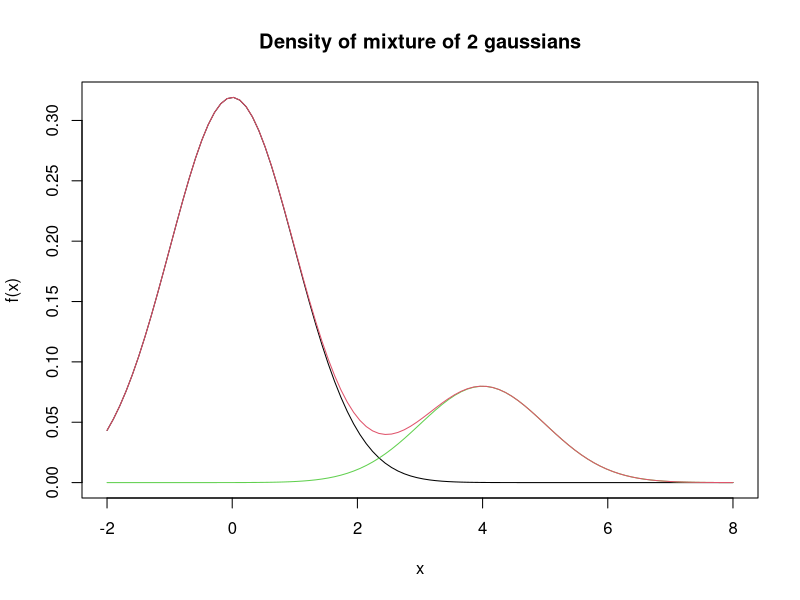
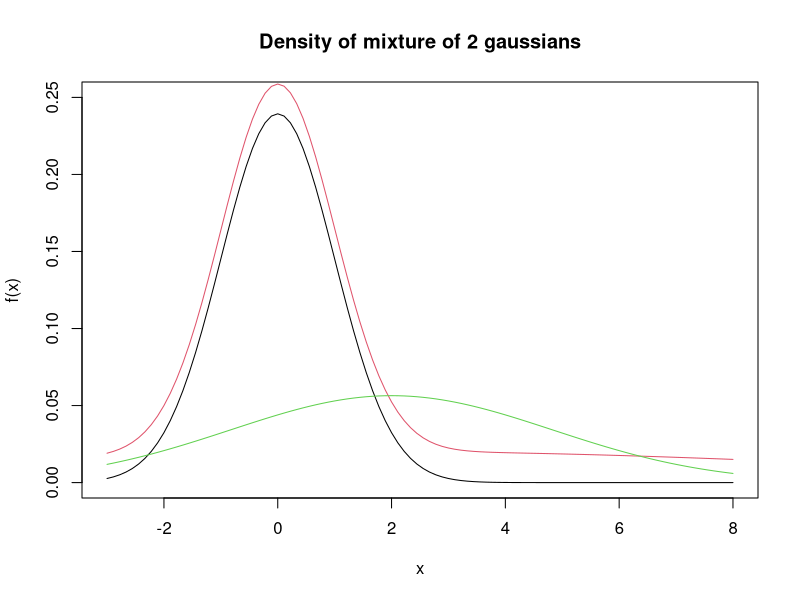

Write R code to recreate these figures, in order. (Note: this script raises an error after producing the figures.)
#line 4 "p697.Rnw"
curve (0.8*dnorm(x,0,1), from=-2, to=8, n=100, col=1, ylab="f(x)", main="Density of mixture of 2 gaussians")
curve (0.2*dnorm(x,4,1), from=-2, to=8, n=100, add=TRUE, col=3)
mixture<-function(x) 0.8*dnorm(x,0,1)+0.2*dnorm(x,4,1)
curve (mixture, from=-2, to=8, n=100, col=2, add=TRUE)


#line 12 "p697.Rnw"
mixture2<-function(x) 0.6*dnorm(x,0,1)+0.4*dnorm(x,2,8)
curve (mixture2, from=-3, to=8, n=100, col=2,ylab="f(x)", main="Density of mixture of 2 gaussians",ylim=c(0,0.25) )
curve (0.6*dnorm(x,0,1), from=-3, to=8, n=100, col=1, add=TRUE)
curve (0.4*dnorm(x,2,sqrt(8)), from=-3, to=8, n=100, add=TRUE, col=3)


#line 21 "p697.Rnw"
data(gnpdata, package="RcompHam94")
selection <- window( gnpdata, start=c(1951,1),end=c(1984,2) )
g <- diff(100*log(as.vector(selection[,"GNP"])))
d <- index(selection[-1])


#line 31 "p697.Rnw"
nlags <- 4
nstates <- 2 ^ (nlags+1)
lagstate <- 1 + outer( 1:nstates, 1:(nlags+1), FUN=function(i,j) { trunc((i-1) / 2 ^ (nlags + 1-j) ) %% 2 } )
head(lagstate)


#line 37 "p697.Rnw"
transit <- outer( X=1:nstates, Y=1:nstates, FUN=function(i,j) {
  (( 2 *lagstate[i,1] + lagstate[j,1] - 1) - 1) * (((i-1) %% (2^nlags)) == trunc((j-1)/2)) + 1
  } ) 
head(transit)


#line 46 "p697.Rnw"
infer.regimes <- function(THETA, YT)
{
  phi <- THETA[  grep("phi.*", names(THETA)) ]  
  mu <- THETA[  grep("mu.*", names(THETA)) ]
  sigma <- THETA[ "sigma" ]
  p11star <- THETA[  "p11star" ]
  p22star <- THETA[  "p22star" ]
  T <- length(YT)
  
  tp <- c( 0, p11star, 1-p22star, 1-p11star, p22star )
  P <- array(tp[transit], c(nstates, nstates))
  A <- rbind( diag(nstates) - P, rep(1, nstates) )  # bottom of page 684
  ergodic.pi <- (solve( t(A) %*% A ) %*% t(A)) [,nstates + 1] # [22.2.26]

  xi.t.t <- ergodic.pi %o% rep(1,nlags)
  xi.t.t_1 <- xi.t.t
  log.likelihood <- 0
  for ( tt in (nlags+1):T )
  {
    residuals <- as.vector( ((rep(1,nstates) %o% YT[tt:(tt-nlags)]) -
                                      array(mu[lagstate], c(nstates,nlags+1))) %*% c(1,-phi) ) #[22.4.24]
    eta.t <- dnorm(residuals, mean = 0, sd = sigma)       # [22.4.2 ]
    fp <- eta.t * xi.t.t_1[,tt-1]         # numerator [22.4.5]
    fpt <- sum(fp)                          # [22.4.8]
    xi.t.t <- cbind( xi.t.t, fp / fpt )                 # [22.4.5]
    log.likelihood <- log.likelihood + log(fpt)   # [22.4.7]
    xi.t.t_1 <- cbind( xi.t.t_1, P %*% xi.t.t[,tt] )                 # [22.4.6]
  }
  xi.t.T <- xi.t.t[,T] %o% 1
  for ( tt in (T-1):1 )
     xi.t.T <- cbind( xi.t.t[,tt] * (t(P) %*% (xi.t.T[,1] / xi.t.t_1[,tt])), xi.t.T )       # [22.4.14]
  list( log.likelihood=log.likelihood, xi.t.t=xi.t.t, xi.t.T=xi.t.T )
}


#line 83 "p697.Rnw"
g.lm <- dynlm( g ~ 1 + L(g,1:4), data=zooreg(data.frame(g=g)))
THETA <- c( p11star=.85, p22star=.70, mu=c(1,0),
  phi=as.vector(g.lm$coefficients[1+(1:nlags)]),
  sigma=summary(g.lm)$sigma )


#line 91 "p697.Rnw"
objective <- function( THETA, YT ) { -infer.regimes( THETA, YT )$log.likelihood }
optimizer.results <- optim( par=THETA, hessian=TRUE, fn=objective, gr=NULL, YT=as.vector(g),method="BFGS")
se <- diag(solve(optimizer.results$hessian))^.5
print(optimizer.results$par)
print(se)
regimes <- infer.regimes( optimizer.results$par, as.vector(g) )
recession.probability <- as.vector( (1:nstates >nstates/2) %*% regimes$xi.t.t )
smoothed.recession.probability <- as.vector( (1:nstates >nstates/2) %*% regimes$xi.t.T )


#line 103 "p697.Rnw"
flags.to.start.stop <- function( flags )
{
  n <- length(flags)
  starts <- (flags - c(-1, flags[-n])) == 2
  ends <- (c( flags[-1], 1) - flags) == -2
  cbind( (1:n)[starts], (1:n)[ends] )
}
par( mfrow=c(3,1) )
pairs <- flags.to.start.stop( as.vector(selection[,"RECESSQ"]))

par( mar=c(4,2,1,2), cex=.75)
plot( d, recession.probability, type="l",lty=1,xlab="Figure 22.4a", ylab="")
usr <- par()$usr
lines( c(d[1], d[length(g)]), c( 0, 0 ), lty=1 )
rect( d[pairs[,1]], rep(usr[3], dim(pairs)[[1]]), d[pairs[,2]], rep(usr[4], dim(pairs)[[1]]))  

par( mar=c(4,2,1,2), cex=.75)
plot( d, smoothed.recession.probability, type="l",lty=1,xlab="Smoothed recession probabilities", ylab="")
usr <- par()$usr
lines( c(d[1], d[length(g)]), c( 0, 0 ), lty=1 )
rect( d[pairs[,1]], rep(usr[3], dim(pairs)[[1]]), d[pairs[,2]], rep(usr[4], dim(pairs)[[1]]))  

par( mar=c(4,2,1,2), cex=.75)
plot( d, g, type="l",lty=1,xlab="Figure 22.4b", ylab="")
usr <- par()$usr
lines( c(d[1], d[length(g)]), c( 0, 0 ), lty=1 )
rect( d[pairs[,1]], rep(usr[3], dim(pairs)[[1]]), d[pairs[,2]], rep(usr[4], dim(pairs)[[1]]))  



